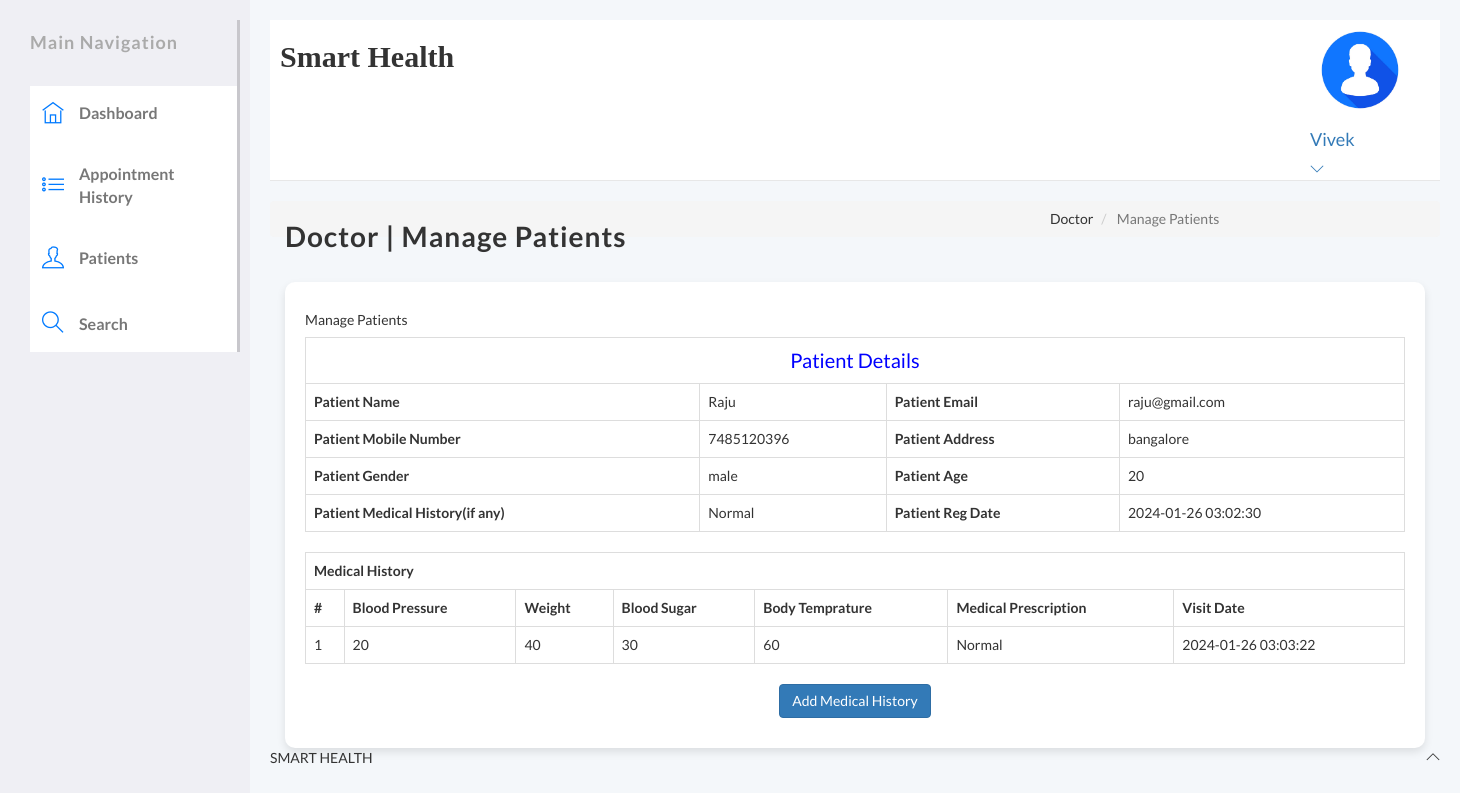
Page /hospital/hms/doctor/view-patient.php?viewid=3 (signed in) on the committed database.
### tables this page shows
CREATE TABLE `doctors` (
  `id` int(11) NOT NULL,
  `specilization` varchar(255) DEFAULT NULL,
  `doctorName` varchar(255) DEFAULT NULL,
  `address` longtext DEFAULT NULL,
  `docFees` varchar(255) DEFAULT NULL,
  `contactno` bigint(11) DEFAULT NULL,
  `docEmail` varchar(255) DEFAULT NULL,
  `password` varchar(255) DEFAULT NULL,
  `creationDate` timestamp NULL DEFAULT current_timestamp(),
  `updationDate` timestamp NULL DEFAULT NULL ON UPDATE current_timestamp()
);

CREATE TABLE `tblpatient` (
  `ID` int(10) NOT NULL,
  `Docid` int(10) DEFAULT NULL,
  `PatientName` varchar(200) DEFAULT NULL,
  `PatientContno` bigint(10) DEFAULT NULL,
  `PatientEmail` varchar(200) DEFAULT NULL,
  `PatientGender` varchar(50) DEFAULT NULL,
  `PatientAdd` mediumtext DEFAULT NULL,
  `PatientAge` int(10) DEFAULT NULL,
  `PatientMedhis` mediumtext DEFAULT NULL,
  `CreationDate` timestamp NULL DEFAULT current_timestamp(),
  `UpdationDate` timestamp NULL DEFAULT NULL ON UPDATE current_timestamp()
);

CREATE TABLE `tblmedicalhistory` (
  `ID` int(10) NOT NULL,
  `PatientID` int(10) DEFAULT NULL,
  `BloodPressure` varchar(200) DEFAULT NULL,
  `BloodSugar` varchar(200) NOT NULL,
  `Weight` varchar(100) DEFAULT NULL,
  `Temperature` varchar(200) DEFAULT NULL,
  `MedicalPres` mediumtext DEFAULT NULL,
  `CreationDate` timestamp NOT NULL DEFAULT current_timestamp() ON UPDATE current_timestamp()
);

### hospital/hms/doctor/view-patient.php (the view, shortened to what this page needs)
<?php
include('include/config.php');
if (strlen($_SESSION['id'] == 0)) {
  header('location:logout.php');
} else {
?>
  <!DOCTYPE html>
  <html lang="en">
  <head>
    <link rel="stylesheet" href="vendor/bootstrap/css/bootstrap.min.css">
    <link rel="stylesheet" href="vendor/fontawesome/css/font-awesome.min.css">
    <link rel="stylesheet" href="vendor/themify-icons/themify-icons.min.css">
    <link href="vendor/animate.css/animate.min.css" rel="stylesheet" media="screen">
    <link href="vendor/perfect-scrollbar/perfect-scrollbar.min.css" rel="stylesheet" media="screen">
    <link href="vendor/switchery/switchery.min.css" rel="stylesheet" media="screen">
    <link href="vendor/bootstrap-touchspin/jquery.bootstrap-touchspin.min.css" rel="stylesheet" media="screen">
    <link href="vendor/select2/select2.min.css" rel="stylesheet" media="screen">
    <link href="vendor/bootstrap-datepicker/bootstrap-datepicker3.standalone.min.css" rel="stylesheet" media="screen">
    <link href="vendor/bootstrap-timepicker/bootstrap-timepicker.min.css" rel="stylesheet" media="screen">
    <link rel="stylesheet" href="assets/css/styles.css">
    <link rel="stylesheet" href="assets/css/plugins.css">
    <link rel="stylesheet" href="assets/css/themes/theme-1.css" id="skin_color" />
  </head>
  <body>
    <div id="app">
      <?php include('include/sidebar.php'); ?>
      <div class="app-content">
        <?php include('include/header.php'); ?>
        <div class="main-content">
          <div class="wrap-content container" id="container">
            <section id="page-title">
              <div class="row">
                <div class="col-sm-8">
                  <h1 class="mainTitle">Doctor | Manage Patients</h1>
                </div>
                <ol class="breadcrumb">
                  <li>
                    <span>Doctor</span>
                  </li>
                  <li class="active">
                    <span>Manage Patients</span>
                  </li>
                </ol>
              </div>
            </section>
            <div class="container-fluid container-fullw bg-white">
              <div class="row">
                <div class="col-md-12">
                  <h5 class="over-title margin-bottom-15">Manage <span class="text-bold">Patients</span></h5>
                  <?php
                  $vid = $_GET['viewid'];
                  $ret = mysqli_query($con, "select * from tblpatient where ID='$vid'");
                  $cnt = 1;
                  while ($row = mysqli_fetch_array($ret)) {
                  ?>
                    <table border="1" class="table table-bordered">
                      <tr align="center">
                        <td colspan="4" style="font-size:20px;color:blue">
                          Patient Details</td>
                      </tr>
                      <tr>
                        <th scope>Patient Name</th>
                        <td><?php echo $row['PatientName']; ?></td>
                        <th scope>Patient Email</th>
                        <td><?php echo $row['PatientEmail']; ?></td>
                      </tr>
                      <tr>
                        <th scope>Patient Mobile Number</th>
                        <td><?php echo $row['PatientContno']; ?></td>
                        <th>Patient Address</th>
                        <td><?php echo $row['PatientAdd']; ?></td>
                      </tr>
                      <tr>
                        <th>Patient Gender</th>
                        <td><?php echo $row['PatientGender']; ?></td>
                        <th>Patient Age</th>
                        <td><?php echo $row['PatientAge']; ?></td>
                      </tr>
                      <tr>
                        <th>Patient Medical History(if any)</th>
                        <td><?php echo $row['PatientMedhis']; ?></td>
                        <th>Patient Reg Date</th>
                        <td><?php echo $row['CreationDate']; ?></td>
                      </tr>
                    <?php } ?>
                    </table>
                    <?php
                    $ret = mysqli_query($con, "select * from tblmedicalhistory  where PatientID='$vid'");
                    ?>
                    <table id="datatable" class="table table-bordered dt-responsive nowrap" style="border-collapse: collapse; border-spacing: 0; width: 100%;">
                      <tr align="center">
                        <th colspan="8">Medical History</th>
                      </tr>
                      <tr>
                        <th>#</th>
                        <th>Blood Pressure</th>
                        <th>Weight</th>
                        <th>Blood Sugar</th>
                        <th>Body Temprature</th>
                        <th>Medical Prescription</th>
                        <th>Visit Date</th>
                      </tr>
                      <?php
                      while ($row = mysqli_fetch_array($ret)) {
                      ?>
                        <tr>
                          <td><?php echo $cnt; ?></td>
                          <td><?php echo $row['BloodPressure']; ?></td>
                          <td><?php echo $row['Weight']; ?></td>
                          <td><?php echo $row['BloodSugar']; ?></td>
                          <td><?php echo $row['Temperature']; ?></td>
                          <td><?php echo $row['MedicalPres']; ?></td>
                          <td><?php echo $row['CreationDate']; ?></td>
                        </tr>
                      <?php $cnt = $cnt + 1;
                      } ?>
                    </table>
                    <p align="center">
                      <button class="btn btn-primary waves-effect waves-light w-lg" data-toggle="modal" data-target="#myModal">Add Medical History</button>
                    </p>
                </div>
              </div>
            </div>
          </div>
          <?php include('include/footer.php'); ?>
        </div>
  </body>
  </html>
<?php }  ?>

### hospital/hms/doctor/include/header.php (shortened to what this page needs)
<header class="navbar navbar-default navbar-static-top">
	<div class="navbar-collapse collapse" style="padding-right:30px;">
		<div style="display:flex; justify-content:space-between;">
			<div class="left-section">
				<h2 style="padding-left:10px; font-weight:bold; font-family:serif;">Smart Health</h2>
			</div>
			<div class="dropdown current-user">
				<a href class="dropdown-toggle" data-toggle="dropdown">
					<img src="assets/images/logo.avif" height="100px">
					<span class="username">
						<?php
						$query = mysqli_query($con, "select doctorName from doctors where id='" . $_SESSION['id'] . "'");
						while ($row = mysqli_fetch_array($query)) {
							$name = $row['doctorName'];
						}
						echo "<h4>$name</h4>";
						?>
						<i class="ti-angle-down"></i>
					</span>
				</a>
			</div>
		</div>
	</div>
</header>

### hospital/hms/doctor/assets/css/styles.css (style rules this page uses)
#container { margin-top: 20px; }
#page-title { margin-bottom: 20px; }
.mainTitle { font-size: 2em; color: #333; font-weight: bold; letter-spacing: 1px; }
#app { display: flex; min-height: 100vh; flex-direction: row; background-color: #f4f7fa; font-family: "Lato", sans-serif; }
.app-content { margin-left: 250px; padding: 20px; width: 100%; transition: margin-left 0.3s ease; }
.app-content .container-fluid { padding: 20px; background-color: #fff; border-radius: 10px; box-shadow: 0 4px 8px rgba(0, 0, 0, 0.1); }
.app-content h1.mainTitle { font-size: 2em; color: #333; }

### hospital/hms/doctor/assets/css/themes/theme-1.css (style rules this page uses)
body { background: #FAFAFA; }
header .navbar-collapse { background: #ffffff !important; border-bottom-color: #c8c7cc !important; box-shadow: none !important; }

### rows in the picture
doctors: doctorName "Vivek"
tblpatient: PatientName "Raju", PatientEmail "raju@gmail.com", PatientContno "7485120396", PatientAdd "bangalore", PatientGender "male", PatientAge "20", PatientMedhis "Normal", CreationDate "2024-01-26 03:02:30"
tblmedicalhistory: BloodPressure "20", Weight "40", BloodSugar "30", Temperature "60", MedicalPres "Normal", CreationDate "2024-01-26 03:03:22"
